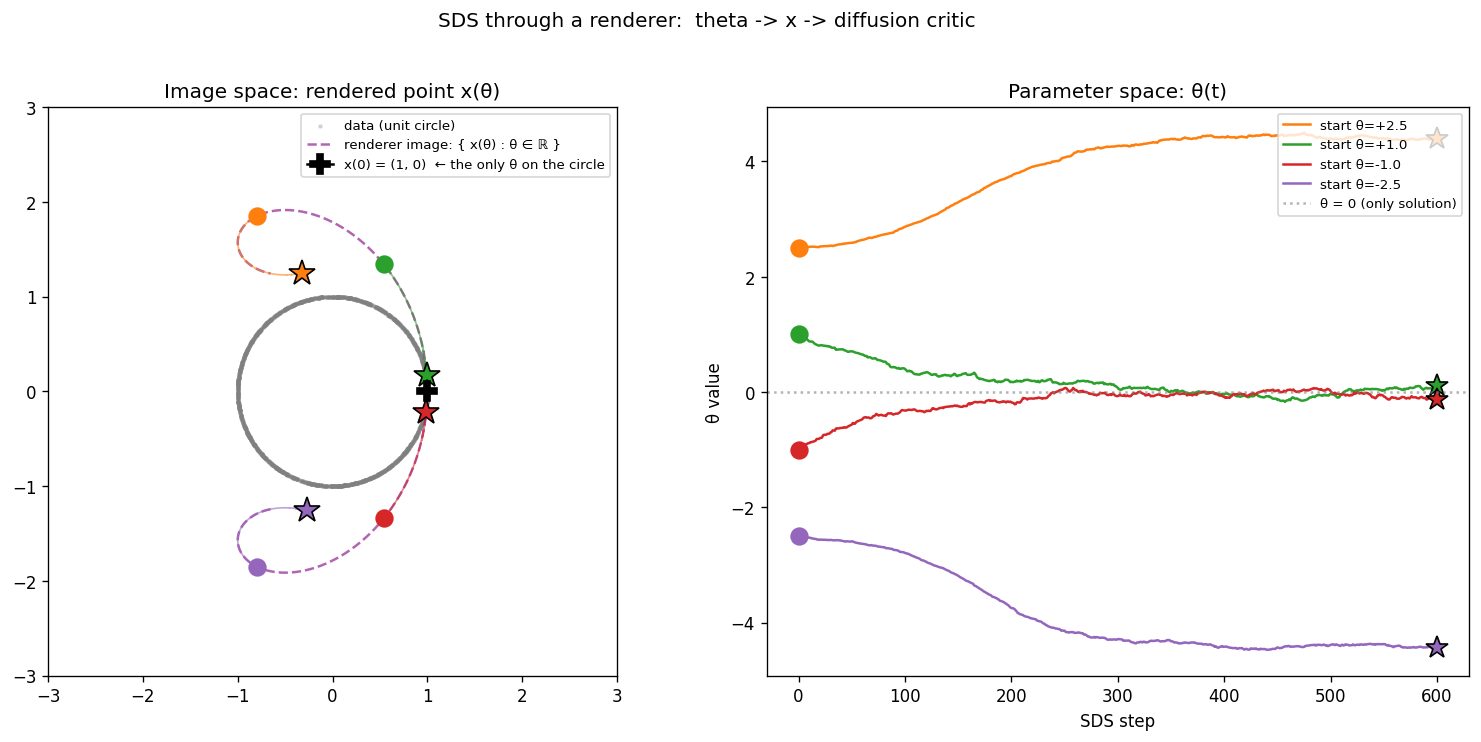

Source code (Python):
"""
SDS through a renderer. Theta is now a SCALAR (1D parameter); the renderer
maps it into 2D image space:

        x(theta) = ( cos(theta), sin(theta) + 0.5 * theta )

This adds the missing piece from the basic demo: the chain rule through
the renderer. SDS produces a "gradient on x" -- (eps_pred - eps) -- but
the parameter we actually want to update is theta, not x. So we multiply
by dx/dtheta. THAT is the only Jacobian SDS ever computes; the diffusion
model's Jacobian is still skipped.

This is the smallest possible illustration of how a NeRF (or any other
differentiable renderer) plugs into SDS.

Note: x(theta) is a curve in 2D that touches the unit circle only at
theta = 0 (giving x = (1, 0)). So SDS should drive theta toward 0 from
any starting value -- that is the only theta whose rendered output lies
on the data manifold.

Run:
    python experimental/sds_2d_renderer.py

Reads:
    experimental/ckpt_diffusion_2d.pt   (the unit-circle checkpoint)
Writes:
    experimental/sds_2d_renderer.png
"""

import os
import numpy as np
import torch
import matplotlib.pyplot as plt

from diffusion_2d import (
    TinyEpsNet, DEVICE, sample_data, alpha_bars, sqrt_ab, sqrt_1mab,
)


CKPT_PATH = "experimental/ckpt_diffusion_2d.pt"
PLOT_PATH = "experimental/sds_2d_renderer.png"


# ---------------------------------------------------------------------------
# Renderer + its Jacobian.
#   x(theta)        = (cos(theta), sin(theta) + 0.5*theta)
#   dx/dtheta(theta) = (-sin(theta), cos(theta) + 0.5)
# Both written by hand here so the chain rule is fully explicit.
# ---------------------------------------------------------------------------
def render(theta):
    return torch.stack([torch.cos(theta), torch.sin(theta) + 0.5 * theta])


def render_jacobian(theta):
    return torch.stack([-torch.sin(theta), torch.cos(theta) + 0.5])


def load_model():
    if not os.path.exists(CKPT_PATH):
        raise FileNotFoundError(
            f"No checkpoint at {CKPT_PATH}. "
            f"Run `python experimental/train_diffusion_2d.py` first."
        )
    model = TinyEpsNet().to(DEVICE)
    model.load_state_dict(
        torch.load(CKPT_PATH, map_location=DEVICE, weights_only=True)
    )
    model.eval()
    return model


def run_sds(model, theta_init, steps=600, lr=0.05, t_min=20, t_max=80):
    theta = torch.tensor(float(theta_init), dtype=torch.float32, device=DEVICE)
    theta_traj = [theta.item()]
    x_traj = [render(theta).detach().cpu().numpy().copy()]

    for _ in range(steps):
        x = render(theta)                                 # 1) render: theta -> x

        t = torch.randint(t_min, t_max, (1,), device=DEVICE)
        eps = torch.randn(2, device=DEVICE)
        x_t = sqrt_ab[t] * x + sqrt_1mab[t] * eps         # 2) smudge x

        with torch.no_grad():
            eps_pred = model(x_t[None], t)[0]             # 3) ask the critic

        w = (1 - alpha_bars[t])
        grad_x = w * (eps_pred - eps)                     # 4) "wrongness on x"

        # 5) Chain rule: dL/dtheta = (dL/dx) . (dx/dtheta)
        # For 1D theta, this is just a dot product (scalar result).
        jac = render_jacobian(theta)                       # shape (2,)
        grad_theta = (grad_x * jac).sum()                  # scalar

        theta = theta - lr * grad_theta                    # 6) step in theta-space

        theta_traj.append(theta.item())
        x_traj.append(render(theta).detach().cpu().numpy().copy())

    return np.array(theta_traj), np.stack(x_traj)


def plot(model, runs, starts, save_to):
    fig, axes = plt.subplots(1, 2, figsize=(13, 6))

    # ---- LEFT panel: image space (where the diffusion model lives) ----
    ax = axes[0]
    data = sample_data(2000).cpu().numpy()
    ax.scatter(data[:, 0], data[:, 1], s=3, alpha=0.25, color='gray',
               label='data (unit circle)')

    # The renderer is a 1-parameter curve in 2D. Draw it so you can see
    # what x values are even reachable by varying theta.
    theta_curve = torch.linspace(-4, 4, 300, device=DEVICE)
    x_curve = torch.stack(
        [torch.cos(theta_curve), torch.sin(theta_curve) + 0.5 * theta_curve],
        dim=1,
    ).cpu().numpy()
    ax.plot(x_curve[:, 0], x_curve[:, 1], '--', color='purple', alpha=0.6,
            label='renderer image: { x(θ) : θ ∈ ℝ }')

    # Mark the only intersection of the curve with the data manifold.
    ax.plot(1.0, 0.0, marker='P', color='black', markersize=12, zorder=5,
            label='x(0) = (1, 0)  ← the only θ on the circle')

    colors = ['C1', 'C2', 'C3', 'C4']
    for (theta_t, x_t), c in zip(runs, colors):
        ax.plot(x_t[:, 0], x_t[:, 1], '-', color=c, alpha=0.6, linewidth=1)
        ax.plot(x_t[0, 0],  x_t[0, 1],  'o', color=c, markersize=10)
        ax.plot(x_t[-1, 0], x_t[-1, 1], '*', color=c, markersize=16,
                markeredgecolor='black')

    ax.set_xlim(-3, 3); ax.set_ylim(-3, 3); ax.set_aspect('equal')
    ax.set_title("Image space: rendered point x(θ)")
    ax.legend(loc='upper right', fontsize=8)

    # ---- RIGHT panel: theta space (1D parameter trajectory) ----
    ax = axes[1]
    for (theta_t, _), c, s in zip(runs, colors, starts):
        ax.plot(theta_t, color=c, label=f'start θ={s:+.1f}')
        ax.plot(0, theta_t[0], 'o', color=c, markersize=10)
        ax.plot(len(theta_t) - 1, theta_t[-1], '*', color=c, markersize=14,
                markeredgecolor='black')
    ax.axhline(0, color='gray', linestyle=':', alpha=0.6,
               label='θ = 0 (only solution)')
    ax.set_xlabel('SDS step')
    ax.set_ylabel('θ value')
    ax.set_title("Parameter space: θ(t)")
    ax.legend(loc='upper right', fontsize=8)

    fig.suptitle("SDS through a renderer:  theta -> x -> diffusion critic", y=1.02)
    plt.tight_layout()
    plt.savefig(save_to, dpi=120, bbox_inches='tight')
    print(f"Saved {save_to}")


def main():
    torch.manual_seed(0)
    print(f"Device: {DEVICE}")
    print(f"Loading circle checkpoint from {CKPT_PATH}...")
    model = load_model()

    print("Running SDS in θ-space (1D), routed through the renderer...")
    starts = [2.5, 1.0, -1.0, -2.5]
    runs = [run_sds(model, s) for s in starts]

    print("\nFinal θ values (should approach 0):")
    for s, (theta_t, _) in zip(starts, runs):
        print(f"  start θ = {s:+.2f}  ->  end θ = {theta_t[-1]:+.3f}")

    plot(model, runs, starts, save_to=PLOT_PATH)


if __name__ == "__main__":
    main()
